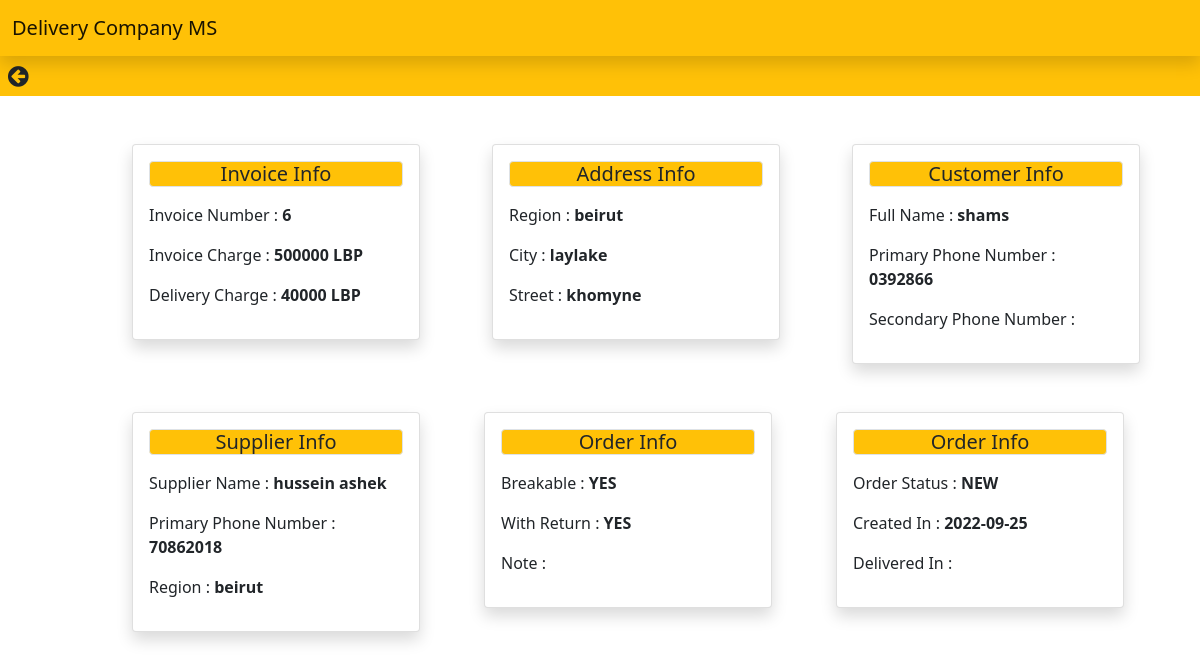
The page /MyProject/user/details.php?id=6 on the database its author committed.
### tables this page shows
CREATE TABLE `invoice` (
  `invoice_number` int(11) NOT NULL,
  `invoice_charge` varchar(10) NOT NULL,
  `delivery_charge` varchar(10) NOT NULL,
  `note` text NOT NULL,
  `order_status` varchar(10) NOT NULL,
  `insert_date` date NOT NULL,
  `currency` varchar(10) NOT NULL,
  `currency1` varchar(10) NOT NULL,
  `breakable` tinyint(1) NOT NULL,
  `returnn` tinyint(1) NOT NULL,
  `supplier_name` varchar(20) NOT NULL,
  `invoice_region` varchar(20) NOT NULL
);

CREATE TABLE `address1` (
  `region` varchar(20) NOT NULL,
  `city` varchar(20) NOT NULL,
  `street` varchar(30) NOT NULL,
  `invoice_no` int(11) NOT NULL
);

CREATE TABLE `customer` (
  `full_name1` varchar(20) NOT NULL,
  `primary_phone_number` varchar(10) NOT NULL,
  `secondary_phone_number` varchar(10) NOT NULL,
  `invoice_id` int(11) NOT NULL,
  `supp_name` varchar(20) NOT NULL
);

CREATE TABLE `supplier` (
  `full_name` varchar(20) NOT NULL,
  `primary_phone_number` varchar(10) NOT NULL,
  `username` varchar(20) NOT NULL,
  `password` varchar(20) NOT NULL,
  `region` varchar(20) NOT NULL,
  `city` varchar(20) NOT NULL,
  `street` varchar(20) NOT NULL
);

### MyProject/user/details.php (the view, shortened to what this page needs)
<?php
 include 'config.php';
      $invoice_number=$_GET['id'];
      $sql="select * FROM invoice WHERE invoice_number= '$invoice_number'";
      $result=mysqli_query($conn,$sql);
    while($row = mysqli_fetch_assoc($result)){
        $invoice_chrg=$row['invoice_charge']." ".$row['currency'];
        $invoice_number=$row['invoice_number'];
        $delivery_chrg=$row['delivery_charge']." ".$row['currency1'];
        $note=$row['note'];
        $order=$row['order_status'];
        $date=$row['insert_date'];
        if($row['returnn']==0){
            $return="YES";
          }
          else{$return="NO";}
          if($row['breakable']==0){
            $breakable="YES";
          }
          else{$breakable="NO";}
    $sql="SELECT invoice.*, customer.* FROM invoice  INNER JOIN customer ON invoice_number= invoice_ID WHERE invoice_number= '$invoice_number' ";
  $result=mysqli_query($conn,$sql);
  $row= mysqli_fetch_array($result);
  $full_name=$row['full_name1'];
  $primary_phone_number=$row['primary_phone_number'];
  $secondary_phone_number=$row['secondary_phone_number'];
  $sql="SELECT invoice.*, address1.* FROM invoice  INNER JOIN address1 ON invoice_number= invoice_no WHERE invoice_number= '$invoice_number' ";
  $result=mysqli_query($conn,$sql);
  $row= mysqli_fetch_array($result);
  $region=$row['region'];
  $city=$row['city'];
  $street=$row['street'];
  $sql="SELECT invoice.*, supplier.* FROM invoice  INNER JOIN supplier ON supplier_name= full_name WHERE invoice_number= '$invoice_number' ";
  $result=mysqli_query($conn,$sql);
  $row= mysqli_fetch_array($result);
  $full_name1=$row['full_name'];
  $primary_phone_number1=$row['primary_phone_number'];
  $region1=$row['region'];
    }
?>
<html>
<head>
        <nav class="navbar navbar-light bg-warning shadow font1 ">
        <div class="container-fluid ">
          <a class="navbar-brand " href="#">Delivery Company MS</a>
    <link rel="stylesheet" href="https://cdnjs.cloudflare.com/ajax/libs/font-awesome/4.7.0/css/font-awesome.min.css">
    <link href="https://cdn.jsdelivr.net/npm/bootstrap@5.1.3/dist/css/bootstrap.min.css " rel="stylesheet">
    <link rel="stylesheet" href="https://cdnjs.cloudflare.com/ajax/libs/font-awesome/4.7.0/css/font-awesome.min.css">
    <link href="https://cdn.jsdelivr.net/npm/bootstrap@5.1.3/dist/css/bootstrap.min.css " rel="stylesheet">
  </head>
      <div class="bg-warning" style="height: 40px;">
      <i class="fa fa-arrow-circle-left ms-2 mt-2 cursor" style="font-size:24px" onclick="history.back()" ></i>
      </div>
   <div style= " margin-left: 120px;">
      <div class="container mt-5">
        <div class="row">
        <div class="col">
           <div class="card shadow " style="width: 18rem;">
           <div class="card-body">
            <h5 class="card-title bg-warning border rounded" style="text-align: center;">Invoice Info</h5>
            <div class="mt-3">
            <p>Invoice Number : <b><?php echo $invoice_number; ?> </b></p>
            <p>Invoice Charge : <b><?php echo $invoice_chrg; ?> </b></p>
            <p>Delivery Charge : <b><?php echo $delivery_chrg; ?> </b></p>
            </div>
            </div>
            </div>
        </div>
        <div class="col">
           <div class="card shadow" style="width: 18rem;">
           <div class="card-body">
            <h5 class="card-title bg-warning border rounded" style="text-align: center;">Address Info</h5>
            <div class="mt-3">
            <p>Region : <b><?php echo $region; ?> </b></p>
            <p>City : <b><?php echo $city; ?> </b></p>
            <p>Street : <b><?php echo $street; ?> </b></p>
            </div>
            </div>
            </div>
        </div>
        <div class="col">
           <div class="card shadow" style="width: 18rem;">
           <div class="card-body">
            <h5 class="card-title bg-warning border rounded" style="text-align: center;">Customer Info</h5>
            <div class="mt-3">
            <p>Full Name : <b><?php echo $full_name; ?> </b></p>
            <p>Primary Phone Number : <b><?php echo $primary_phone_number; ?> </b></p>
            <p>Secondary Phone Number : <b><?php echo $secondary_phone_number; ?> </b></p>
            </div>
            </div>
            </div>
        </div>
        <div class="row mt-5">
        <div class="col">
           <div class="card shadow" style="width: 18rem;">
           <div class="card-body">
            <h5 class="card-title bg-warning border rounded" style="text-align: center;">Supplier Info</h5>
            <div class="mt-3">
            <p>Supplier Name : <b><?php echo $full_name1; ?> </b></p>
            <p>Primary Phone Number : <b><?php echo $primary_phone_number1; ?> </b></p>
            <p>Region : <b><?php echo $region1; ?> </b></p>
            </div>
            </div>
            </div>
        </div>
        <div class="col">
           <div class="card shadow" style="width: 18rem;">
           <div class="card-body">
            <h5 class="card-title bg-warning border rounded" style="text-align: center;">Order Info</h5>
            <div class="mt-3">
            <p>Breakable : <b><?php echo $breakable; ?> </b></p>
            <p>With Return : <b><?php echo $return; ?> </b></p>
            <p>Note : <b><?php echo $note; ?> </b></p>
            </div>
            </div>
            </div>
        </div>
        <div class="col">
           <div class="card shadow" style="width: 18rem;">
           <div class="card-body">
            <h5 class="card-title bg-warning border rounded" style="text-align: center;">Order Info</h5>
            <div class="mt-3">
            <p>Order Status : <b><?php echo $order ?> </b></p>
            <p>Created In : <b><?php echo $date; ?> </b></p>
            <p>Delivered In : <b><?php  ?> </b></p>
            </div>
            </div>
            </div>
        </div>
        </div>
        </div>
</div>
      </div>
    </html>

### rows shown on the page
invoice: invoice_number "6", invoice_chrg "500000 LBP", delivery_chrg "40000 LBP", supplier.full_name "hussein ashek", supplier.primary_phone_number "70862018", supplier.region "beirut", breakable "YES", returnn "YES", order_status "NEW", insert_date "2022-09-25"
address1: region "beirut", city "laylake", street "khomyne"
customer: full_name1 "shams", primary_phone_number "0392866"
